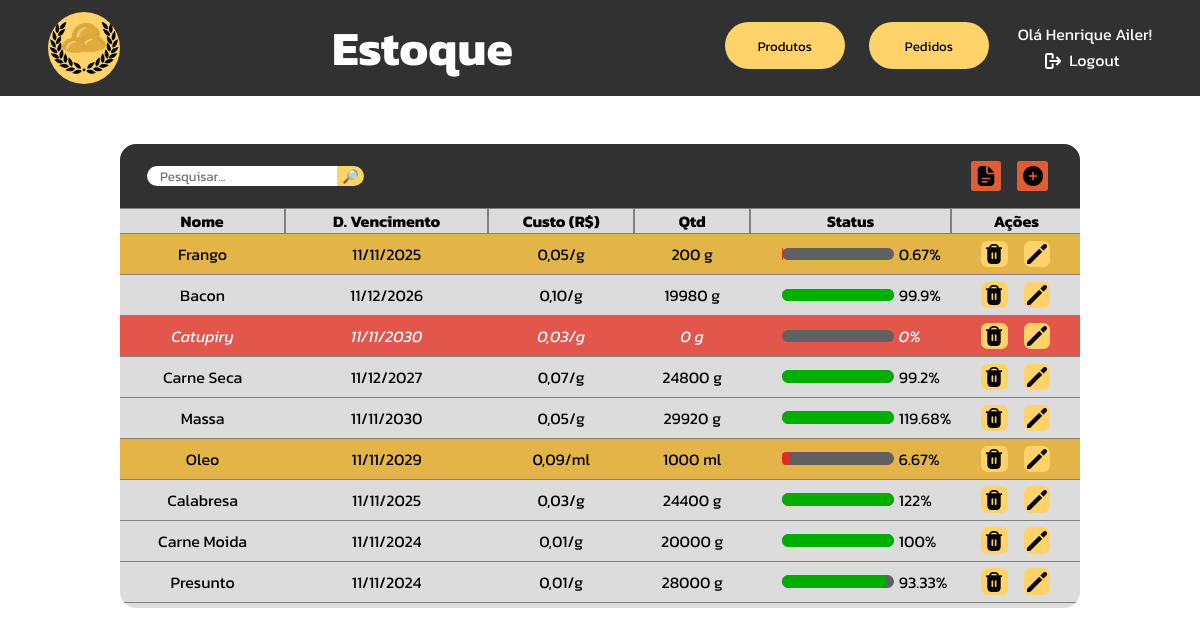
The app's page /php/tabelaEstoque.php (signed in) with its own data.
### tables this page shows
CREATE TABLE IF NOT EXISTS `estoque` (
  `id_item` int NOT NULL AUTO_INCREMENT,
  `nome_item` varchar(50) NOT NULL,
  `data_vencimento` date NOT NULL,
  `valor_custo` decimal(10,2) NOT NULL,
  `unidade_medida` varchar(2) NOT NULL,
  `qtd` int NOT NULL,
  `qtd_padrao` int NOT NULL,
  PRIMARY KEY (`id_item`)
);

### php/tabelaEstoque.php (the view, shortened to what this page needs)
<?php
    function tratarData($data){
        $date_array = explode("-",$data);
        return $date_array[2]."/".$date_array[1]."/".$date_array[0];
    }
    function getPercentageShow($n, $total){
        $percent = (100*$n)/$total;
        if($percent > 100){
            return 100;
        }
        return $percent;
    }
    function getPercentageReal($n, $total){
        return round((100*$n)/$total, 2);
    }
    function fixMoney($value){
        return str_replace(".", ",", sprintf("%1$.2f", $value));
    }
    function table($search){
        include "utilities/mysql_connect.php";
        $query = mysqli_query($connection, "select nome_item, data_vencimento, valor_custo, unidade_medida, qtd, qtd_padrao, id_item from estoque where nome_item like \"%$search%\";");
        while($output = mysqli_fetch_array($query)){
            if($output[4] == 0){
                echo"<tr class='dead-row'>";
            }else if($output[4] <= $output[5]*0.1){
                echo"<tr class='alert'>";
            }else{
                echo"<tr class='normal-row'>";
            }
            $data = tratarData($output[1]);
            $percentageShow = getPercentageShow($output[4], $output[5]);
            $percentageReal = getPercentageReal($output[4], $output[5]);
            $preco = fixMoney($output[2]);
            echo"<td>$output[0]</td>";
            echo"<td>$data</td>";
            echo"<td>$preco/$output[3]</td>";
            echo"<td>$output[4] $output[3]</td>";
            if($output[4] <= $output[5]*0.1){
                echo"<td style='width: 12em;'><div style='display: flex; justify-content: start; align-items: center; gap: .3em;'>";
                echo"<div class='bar-holder'><div class='bar' style='width: $percentageShow%; background-color: #E72929;'></div></div>";
                echo"<p>$percentageReal%</p>";
                echo"</div></td>";
            }else if($output[4] <= $output[5]*0.5){
                echo"<td style='width: 12em;'><div style='display: flex; justify-content: start; align-items: center; gap: .3em;'>";
                echo"<div class='bar-holder'><div class='bar' style='width: $percentageShow%; background-color: #FFC94A;'></div></div>";
                echo"<p>$percentageReal%</p>";
                echo"</div></td>";
            }else{
                echo"<td style='width: 12em;'><div style='display: flex; justify-content: start; align-items: center; gap: .3em;'>";
                echo"<div class='bar-holder'><div class='bar' style='width: $percentageShow%; background-color: #00ae00;'></div></div>";
                echo"<p>$percentageReal%</p>";
                echo"</div></td>";
            }
            echo"<td><div style='display: flex; justify-content: center; gap: 1em;'>";
            echo"<form action='tabelaEstoque.php' method='post'><input type='hidden' name='id_delete-confirmar' value='$output[6]'><button name='delete' type='submit'><img src='../images/icons/delete.png'></button></form>";
            echo"<form action='tabelaEstoque.php' method='post'><input type='hidden' name='id_edit' value='$output[6]'><button name='edit' type='submit'><img src='../images/icons/edit.png'></button></form>";
            echo"</div></td></tr>";
        }
    }
?>
<!DOCTYPE html>
<html lang="pt-br">
<head>
    <link rel="stylesheet" href="../css/tabelaEstoque.css">
</head>
<body>
    <div class="navbar">
        <a href="adm_dashboard.php">
        <div class="logo"></div>
        </a>
        <h1>Estoque</h1>
        <div class="menu">
            <a href="tabelaProdutos.php"><button>Produtos</button></a>
            <button>Pedidos</button>
            <div class="user-area">
                <?php
                    $username = $_SESSION['username'];
                    echo"<p>Olá $username!</p>";
                ?>
                <a href="sessionEnded.php"><div class="logout"><img src="../images/icons/logout.png"><p>Logout</p></div></a>
            </div>
        </div>
    </div>
    <div class="center">
        <div class="table-header">
            <form action="tabelaEstoque.php" method="post" id="searchbox">
                <input type="text" placeholder="Pesquisar..." name="search" id="searchbar">
                <input type="submit" value="🔎︎">
            </form>
            <div id="menu">
                <button onclick=""><img src="../images/icons/report.png"></button>
                <form action="tabelaEstoque.php" method="post">
                    <button><img src="../images/icons/plus.png"></button>
                </form>
            </div>
        </div>
        <div class="table-holder">
            <table>
                <tr style="position: sticky; top: 0; background-color: #dcdcdc;"><th style="border-left: none;">Nome</th><th>D. Vencimento</th><th>Custo (R$)</th><th>Qtd</th><th>Status</th><th style="border-right: none;">Ações</th></tr>
                <?php
                    if($_SERVER['REQUEST_METHOD'] === 'POST' && isset($_POST['search'])){
                        $search = $_POST['search'];
                        table($search);
                        echo "<script>
                                document.getElementById('searchbar').value='$search'
                                document.getElementById('close-search').style.display = 'block'
                            </script>";
                    }else{
                        table("");
                    }
                ?>
            </table>
        </div>
    </div>
</body>
</html>

### css/tabelaEstoque.css (style rules this page uses)
* { padding: 0; margin: 0; font-family: "Kanit", Arial, Helvetica, sans-serif; }
body { overflow: hidden; }
.navbar { height: 6em; background-color: #313131; display: flex; justify-content: space-between; align-items: center; padding-left: 3em; padding-right: 3em; }
.navbar h1 { color: white; font-size: 3em; }
.navbar .logo { height: 4.5em; width: 4.5em; border-radius: 3em; background-color: #FFD369; background-image: url('../images/logo.png'); background-size: contain; background-repeat: no-repeat; background-position: center center; }
.navbar .menu { display: flex; gap: 1.5em; }
.navbar .menu button { width: 9em; height: 3.5em; background-color: #FFD369; border: none; border-radius: 2em; cursor: pointer; transition: 200ms; }
.navbar .menu .user-area { display: flex; flex-direction: column; align-items: center; color: white; }
.navbar .menu .user-area p { margin-bottom: .1em; }
.navbar .menu .user-area .logout { display: flex; align-items: center; }
.navbar .menu .user-area a { text-decoration: none; color: white; }
.navbar .menu .user-area p { margin-left: .3em; }
.navbar .menu .user-area .logout img { width: 1em; height: 1em; filter: invert(100%); margin-right: .2em; }
.center { height: calc(100vh - 6em); display: flex; justify-content: start; align-items: center; flex-direction: column; }
.table-header { margin-top: 3em; width: 60em; height: 4em; background-color: #313131; border-radius: 1em 1em 0 0; display: flex; justify-content: space-between; align-items: center; }
.table-header #searchbox { display: flex; align-items: center; justify-content: center; width: fit-content; }
.table-header #searchbox input[type="text"] { margin-left: 2em; padding-left: 1em; padding-right: 1em; border: none; border-radius: 1em 0 0 1em; }
.table-header #searchbox input[type="submit"] { border: none; background-color: #FFD369; width: 2em; border-radius: 0 1em 1em 0; cursor: pointer; }
.table-header #menu { margin-right: 2em; display: flex; justify-content: center; align-items: center; gap: 1em; }
.table-header #menu button { width: 2.3em; height: 2.3em; border: none; border-radius: .2em; cursor: pointer; background-color: #DE5D35; display: flex; align-items: center; justify-content: center; transition: 200ms; }
.table-header #menu button img { width: 1.5em; height: 1.5em; }
.table-holder { width: 60em; height: 25em; background-color: #dcdcdc; border-radius: 0 0 1em 1em; overflow-y: scroll; }
.table-holder table { width: 60em; border-spacing: 0; text-align: center; }
.table-holder table th { border: .1em solid grey; }
.table-holder table td { border-bottom: .1em solid grey; }
.table-holder table .alert { background-color: #e3b447; }
.table-holder table .dead-row { background-color: #e2564c; color: white; font-style: italic; }
.table-holder table button { width: 2em; height: 2em; margin-top: .5em; margin-bottom: .5em; border: none; border-radius: .5em; cursor: pointer; display: flex; align-items: center; justify-content: center; background-color: #FFD369; transition: 200ms; }
.table-holder table button img { width: 1.5em; height: 1.5em; }
.table-holder .bar-holder { height: .8em; width: 7em; border-radius: 1em; background-color: #606060; margin-left: 2em; }
.table-holder .bar-holder .bar { height: .8em; border-radius: 1em; }

### records on screen
estoque: nome_item "Frango", data_vencimento "11/11/2025", valor_custo "0,05", unidade_medida "g", qtd "200", percentageReal "0.67"
estoque: nome_item "Bacon", data_vencimento "11/12/2026", valor_custo "0,10", unidade_medida "g", qtd "19980", percentageReal "99.9"
estoque: nome_item "Catupiry", data_vencimento "11/11/2030", valor_custo "0,03", unidade_medida "g", qtd "0"
estoque: nome_item "Carne Seca", data_vencimento "11/12/2027", valor_custo "0,07", unidade_medida "g", qtd "24800", percentageReal "99.2"
estoque: nome_item "Massa", data_vencimento "11/11/2030", valor_custo "0,05", unidade_medida "g", qtd "29920", percentageReal "119.68"
estoque: nome_item "Oleo", data_vencimento "11/11/2029", valor_custo "0,09", unidade_medida "ml", qtd "1000", percentageReal "6.67"
estoque: nome_item "Calabresa", data_vencimento "11/11/2025", valor_custo "0,03", unidade_medida "g", qtd "24400", percentageReal "122"
estoque: nome_item "Carne Moida", data_vencimento "11/11/2024", valor_custo "0,01", unidade_medida "g", qtd "20000", percentageReal "100"
estoque: nome_item "Presunto", data_vencimento "11/11/2024", valor_custo "0,01", unidade_medida "g", qtd "28000", percentageReal "93.33"

### other values on screen
$username "Henrique Ailer"
